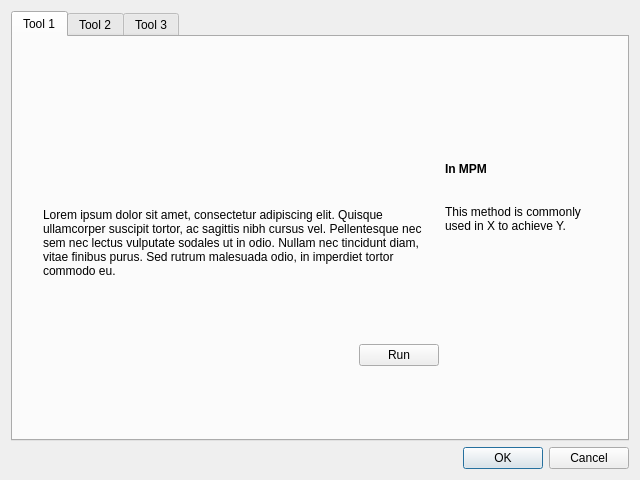
<?xml version="1.0" encoding="UTF-8"?>
<ui version="4.0">
 <class>Dialog</class>
 <widget class="QDialog" name="Dialog">
  <property name="geometry">
   <rect>
    <x>0</x>
    <y>0</y>
    <width>640</width>
    <height>480</height>
   </rect>
  </property>
  <property name="windowTitle">
   <string>Dialog</string>
  </property>
  <layout class="QVBoxLayout" name="verticalLayout">
   <item>
    <widget class="QTabWidget" name="tabWidget_2">
     <property name="currentIndex">
      <number>0</number>
     </property>
     <widget class="QWidget" name="tab_1">
      <attribute name="title">
       <string>Tool 1</string>
      </attribute>
      <widget class="QWidget" name="">
       <property name="geometry">
        <rect>
         <x>30</x>
         <y>110</y>
         <width>538</width>
         <height>219</height>
        </rect>
       </property>
       <layout class="QGridLayout" name="gridLayout">
        <item row="0" column="0" rowspan="2">
         <widget class="QLabel" name="label_3">
          <property name="styleSheet">
           <string notr="true">font: italic 11pt &quot;Ubuntu&quot;;</string>
          </property>
          <property name="inputMethodHints">
           <set>Qt::ImhNone</set>
          </property>
          <property name="text">
           <string>Lorem ipsum dolor sit amet, consectetur adipiscing elit. Quisque ullamcorper suscipit tortor, ac sagittis nibh cursus vel. Pellentesque nec sem nec lectus vulputate sodales ut in odio. Nullam nec tincidunt diam, vitae finibus purus. Sed rutrum malesuada odio, in imperdiet tortor commodo eu. </string>
          </property>
          <property name="wordWrap">
           <bool>true</bool>
          </property>
         </widget>
        </item>
        <item row="0" column="1">
         <layout class="QVBoxLayout" name="verticalLayout_2">
          <item>
           <widget class="QLabel" name="label">
            <property name="font">
             <font>
              <weight>75</weight>
              <bold>true</bold>
             </font>
            </property>
            <property name="text">
             <string>In MPM</string>
            </property>
           </widget>
          </item>
          <item>
           <widget class="QLabel" name="label_4">
            <property name="styleSheet">
             <string notr="true">font: italic 11pt &quot;Ubuntu&quot;;</string>
            </property>
            <property name="inputMethodHints">
             <set>Qt::ImhNone</set>
            </property>
            <property name="text">
             <string>This method is commonly used in X to achieve Y.</string>
            </property>
            <property name="wordWrap">
             <bool>true</bool>
            </property>
           </widget>
          </item>
         </layout>
        </item>
        <item row="1" column="1" rowspan="2">
         <widget class="QLabel" name="label_5">
          <property name="text">
           <string/>
          </property>
          <property name="pixmap">
           <pixmap>../../../../../../Pictures/eis_interpolate_cropped.png</pixmap>
          </property>
         </widget>
        </item>
        <item row="2" column="0">
         <layout class="QHBoxLayout" name="horizontalLayout">
          <item>
           <spacer name="horizontalSpacer">
            <property name="orientation">
             <enum>Qt::Horizontal</enum>
            </property>
            <property name="sizeHint" stdset="0">
             <size>
              <width>148</width>
              <height>20</height>
             </size>
            </property>
           </spacer>
          </item>
          <item>
           <widget class="QPushButton" name="pushButton_2">
            <property name="text">
             <string>Run</string>
            </property>
           </widget>
          </item>
         </layout>
        </item>
       </layout>
      </widget>
     </widget>
     <widget class="QWidget" name="tab_2">
      <attribute name="title">
       <string>Tool 2</string>
      </attribute>
     </widget>
     <widget class="QWidget" name="tab_3">
      <attribute name="title">
       <string>Tool 3</string>
      </attribute>
     </widget>
    </widget>
   </item>
   <item>
    <widget class="QDialogButtonBox" name="buttonBox">
     <property name="orientation">
      <enum>Qt::Horizontal</enum>
     </property>
     <property name="standardButtons">
      <set>QDialogButtonBox::Cancel|QDialogButtonBox::Ok</set>
     </property>
    </widget>
   </item>
  </layout>
 </widget>
 <resources/>
 <connections>
  <connection>
   <sender>buttonBox</sender>
   <signal>accepted()</signal>
   <receiver>Dialog</receiver>
   <slot>accept()</slot>
   <hints>
    <hint type="sourcelabel">
     <x>248</x>
     <y>254</y>
    </hint>
    <hint type="destinationlabel">
     <x>157</x>
     <y>274</y>
    </hint>
   </hints>
  </connection>
  <connection>
   <sender>buttonBox</sender>
   <signal>rejected()</signal>
   <receiver>Dialog</receiver>
   <slot>reject()</slot>
   <hints>
    <hint type="sourcelabel">
     <x>316</x>
     <y>260</y>
    </hint>
    <hint type="destinationlabel">
     <x>286</x>
     <y>274</y>
    </hint>
   </hints>
  </connection>
 </connections>
</ui>
